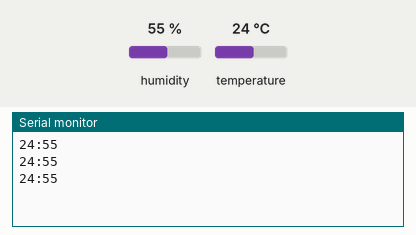
Simulated run of this sketch. Board: Arduino Uno, built with avr-gcc and run on an emulated ATmega328P. On the bench: the last lines printed to the serial monitor. The inputs (shaded band) are chosen by the test bench; at power-on: humidity 55 %, temperature 24 °C.

Above: at 2.8 s.
2.9 s: humidity set to 22 %
At 5.5 s:
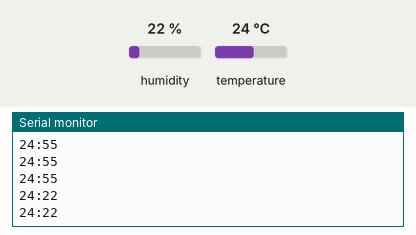
5.6 s: temperature set to 12 °C
At 6.9 s:
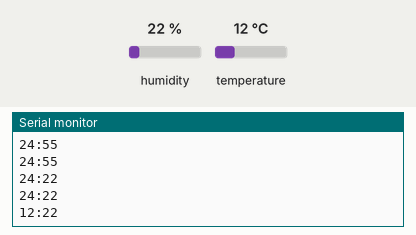
8.3 s: humidity set to 40 %
At 9.9 s:
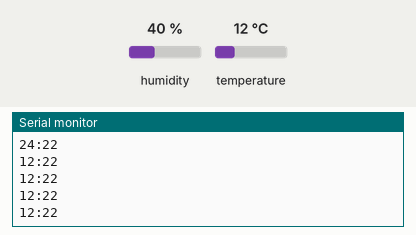
Timing chart, 0 to 11.4 s (numbered marks = the images above; inputs shaded):
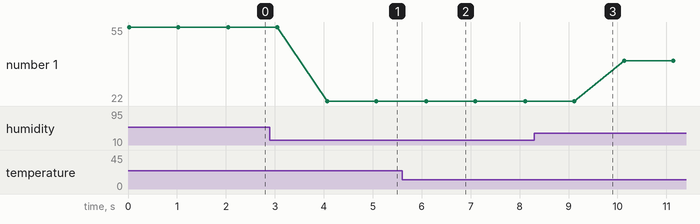

The sketch:

DHT11_SerialSender.ino
```cpp
#include <DHT.h>

#define DHTPIN 12
#define DHTTYPE DHT11

DHT dht(DHTPIN, DHTTYPE);

void setup() {
  Serial.begin(9600);
  dht.begin();
}

void loop() {

  // Reading temperature or humidity takes about 250 milliseconds!
  // Sensor readings may also be up to 2 seconds 'old' (its a very slow sensor)
  int h = dht.readHumidity();
  // Read temperature as Celsius (the default)
  int t = dht.readTemperature();

  Serial.print(t);
  Serial.print(":");
  Serial.println(h);

  delay(1000);
}
```

Measured:
- after the input at 2.9 s, the serial monitor: prints a new line after 1.2 s (image 1)
- after the input at 5.6 s, the serial monitor: prints a new line after 0.50 s (image 2)
- plotted number 1: 55 → 22 after the input at 2.9 s, 22 → 40 after the input at 8.3 s
